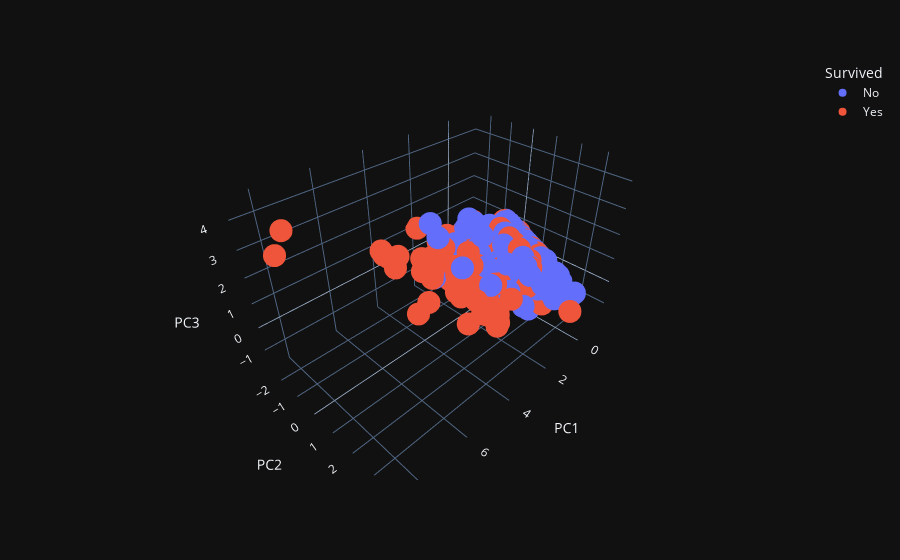

Notebook code for this chart:
### Markdown cell above
#### Scores plot

### Code cell
#Print first 3 PCs as only 3-dimensional graph is possible to plot, just to see how it looks
fig = px.scatter_3d(df_scores, x='PC1', y='PC2', z='PC3', color='Survived', template = "plotly_dark")

# fig.update_traces()
fig.show()

### Figure 1 — Plotly figure (JSON) as saved in the notebook; plotly's stock layout.template omitted (floating-point values rounded to 4 significant figures; data arrays with more than 128 entries replaced by an {"elided": "..."} marker saying what was removed)
{"data": [{"hovertemplate": "Survived=No<br>PC1=%{x}<br>PC2=%{y}<br>PC3=%{z}<extra></extra>", "legendgroup": "No", "marker": {"color": "#636efa", "symbol": "circle"}, "mode": "markers", "name": "No", "scene": "scene", "showlegend": true, "type": "scatter3d", "x": {"elided": "283 float values"}, "y": {"elided": "283 float values"}, "z": {"elided": "283 float values"}}, {"hovertemplate": "Survived=Yes<br>PC1=%{x}<br>PC2=%{y}<br>PC3=%{z}<extra></extra>", "legendgroup": "Yes", "marker": {"color": "#EF553B", "symbol": "circle"}, "mode": "markers", "name": "Yes", "scene": "scene", "showlegend": true, "type": "scatter3d", "x": {"elided": "264 float values"}, "y": {"elided": "264 float values"}, "z": {"elided": "264 float values"}}], "layout": {"legend": {"title": {"text": "Survived"}, "tracegroupgap": 0}, "margin": {"t": 60}, "scene": {"domain": {"x": [0, 1], "y": [0, 1]}, "xaxis": {"title": {"text": "PC1"}}, "yaxis": {"title": {"text": "PC2"}}, "zaxis": {"title": {"text": "PC3"}}}}}
